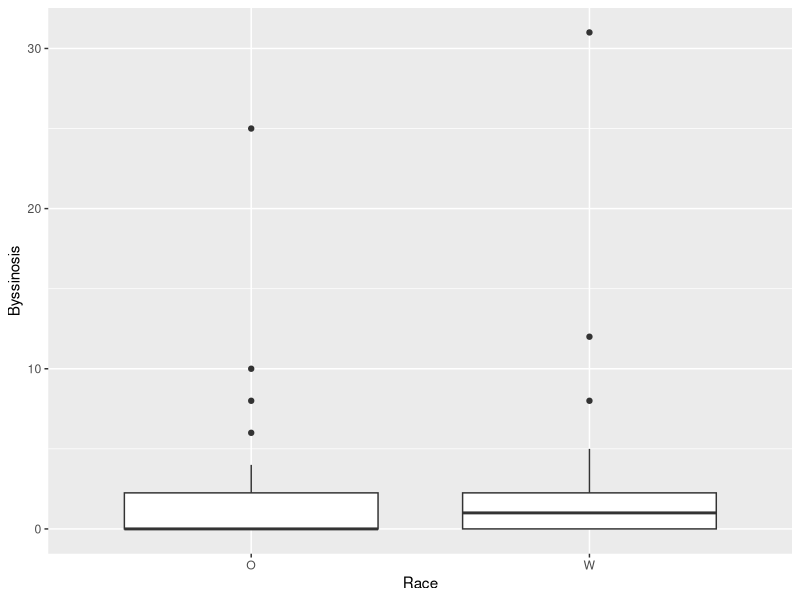
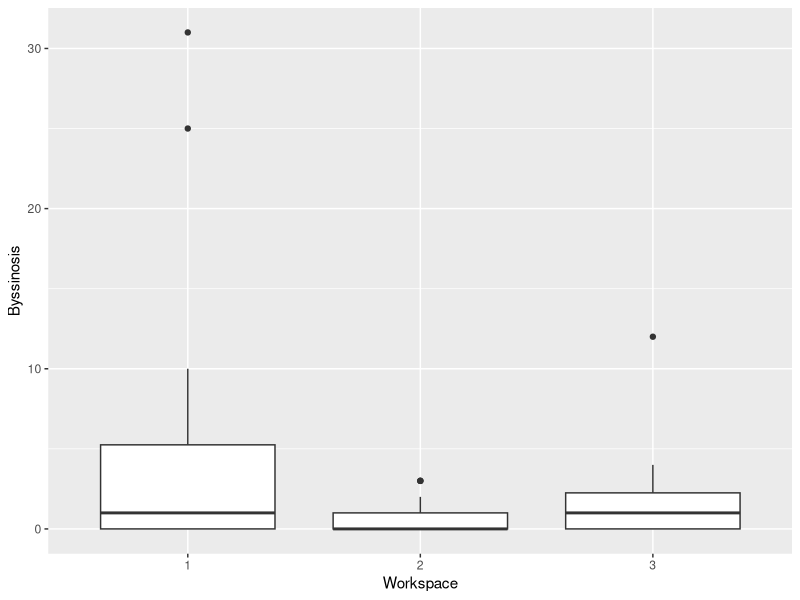
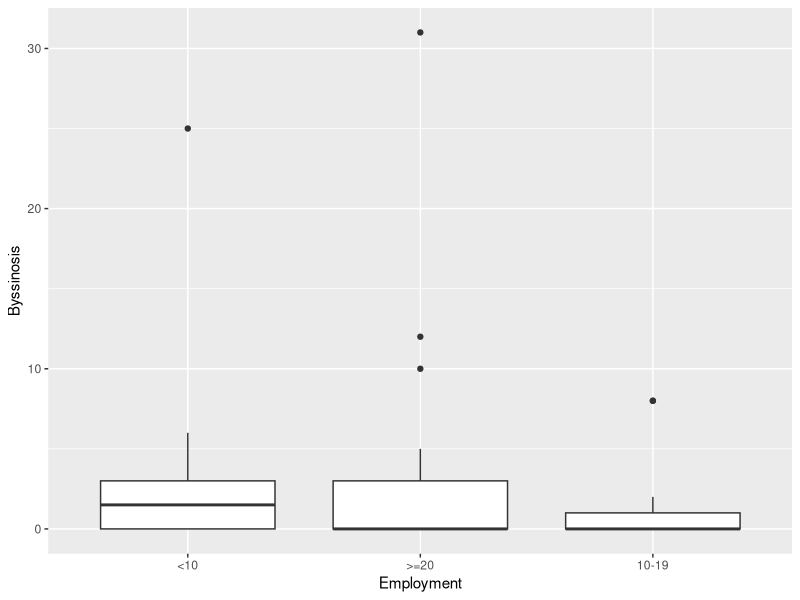
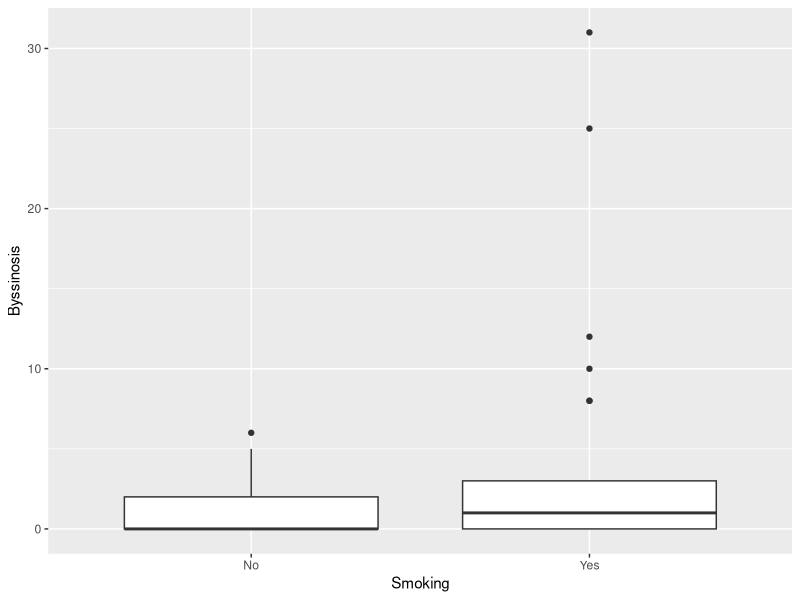
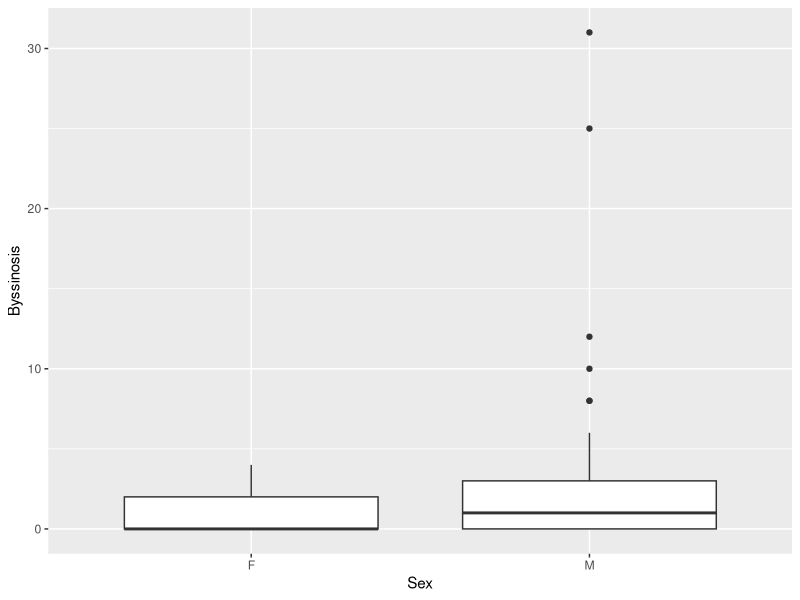

Generate these figures, in order, with R:
## ---- chunk 1
# Utilized Tiffany Dunn's Code as Inspiration to set up original model and data (Linked in references of report) (Link: https://tiffanydunn.tech/project/categorical-stats/categorical_stats/)
# Set up Libraries and load up data
library(ggplot2)
library(caret)
library(randomForest)
df <- read.csv("Byssinosis.csv")
df$Workspace <- as.factor(df$Workspace) # Converts variable to categorical
## ---- chunk 2
# Data Visualizations
ggplot(df, aes(x=Race, y=Byssinosis)) +
  geom_boxplot()
ggplot(df, aes(x=Workspace, y=Byssinosis)) +
  geom_boxplot()
ggplot(df, aes(x=Employment, y=Byssinosis)) +
  geom_boxplot()
ggplot(df, aes(x=Smoking, y=Byssinosis)) +
  geom_boxplot()
ggplot(df, aes(x=Sex, y=Byssinosis)) +
  geom_boxplot()
## ---- chunk 3
# Modeling the Data
set.seed(123) # set seed for reproducibility

# Create Train Test Data Split
train_index <- createDataPartition(df$Byssinosis, p = 0.8, list = FALSE)
train_data <- df[train_index, ]
test_data <- df[-train_index, ]

# Logistic Regression
model <- glm(cbind(Byssinosis, Non.Byssinosis) ~ Workspace + Employment + Smoking + Sex + Race, data = train_data, family = binomial(link = "logit"))
summary(model)
# Workplace Dust Explanatory variables give out extremely high t statistic meaning that Workplace dust is a big contributor to Byssinosis

# Test Accuracy of the Model by using the Test Data Set
glm_pred <- predict(model, newdata = test_data, type = "response")
glm_pred_class <- ifelse(glm_pred > 0.5, 1, 0)
glm_accuracy <- mean(glm_pred_class == test_data$Byssinosis)
glm_accuracy
## ---- chunk 4
library(rpart)

# Modeling the Data
set.seed(77) # set seed for reproducibility

# Create Train Test Data Split
train_index <- createDataPartition(df$Byssinosis, p = 0.8, list = FALSE)
train_data <- df[train_index, ]
test_data <- df[-train_index, ]

# Fit decision tree model
tree_model <- rpart(Byssinosis ~ Workspace + Employment + Smoking + Sex + Race, data = train_data, method = "class")
summary(tree_model)

# Predict on test data and calculate accuracy
tree_pred <- predict(tree_model, newdata = test_data, type = "class")
tree_accuracy <- mean(tree_pred == test_data$Byssinosis)
tree_accuracy
## ---- chunk 5
# Load required library
library(e1071)

# Create Train Test Data Split
set.seed(100) # set seed for reproducibility
train_index <- createDataPartition(df$Byssinosis, p = 0.8, list = FALSE)
train_data <- df[train_index, ]
test_data <- df[-train_index, ]

# Fit Naive Bayes model
nb_model <- naiveBayes(Byssinosis ~ Workspace + Employment + Smoking + Sex + Race, data = train_data)

# Make predictions on test data and calculate accuracy
nb_pred <- predict(nb_model, newdata = test_data)
nb_accuracy <- mean(nb_pred == test_data$Byssinosis)
nb_accuracy
## ---- chunk 6
# Prediction Function for Byssinosis using Tree Model
predict_Byssinosis <- function(workspace, employment, smoking, sex, race) {
  # Create a data frame with the input variables
  input_data <- data.frame(Workspace = workspace,
                           Employment = employment,
                           Smoking = smoking,
                           Sex = sex,
                           Race = race)
  # Predict the value of Byssinosis using the tree model
  prediction <- predict(tree_model, newdata = input_data, type = "class")
  # Return the predicted value of Byssinosis
  return(prediction)
}
